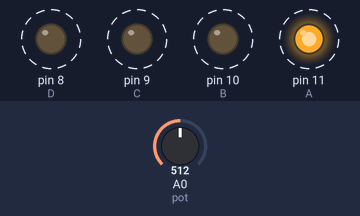
Simulated run of this sketch. Board: Arduino Uno, built with avr-gcc and run on an emulated ATmega328P. Shown: output pins drawn as LEDs (lit = HIGH). Dashed ring = blinking. Inputs (shaded band) come from the test bench; at power-on: A0 (pot) = 512.

Above: at 1.25 s.
1.3 s: A0 (pot) set to 0
At 2.3 s:
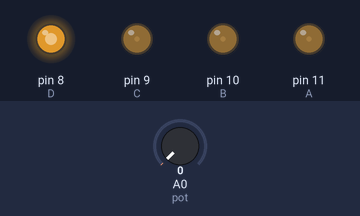
3.1 s: A0 (pot) set to 4
4.6 s: A0 (pot) set to 7
At 4.86 s:
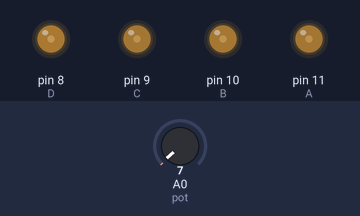
7.6 s: A0 (pot) set to 122
At 7.77 s:
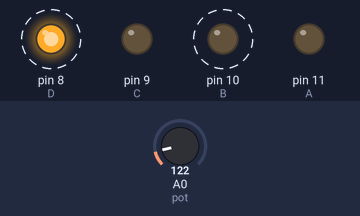
Timing chart, 0 to 11.6 s (numbered marks = the images above; inputs shaded):
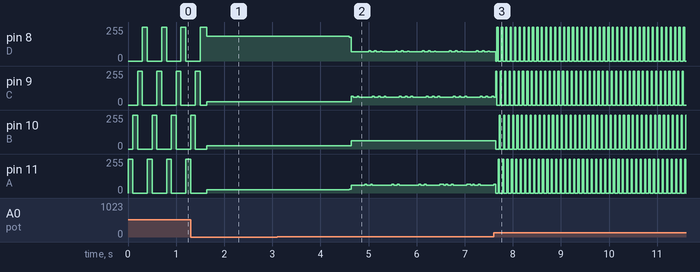

The sketch:

MOTOR_A_PASOS.ino
```cpp
int A= 11;
int B= 10;
int C= 9;
int D= 8;
int pot= A0;
float tiempo, t;
void setup() {
pinMode(A, OUTPUT);
pinMode(B, OUTPUT);
pinMode(C, OUTPUT);
pinMode(D, OUTPUT);

}

 void paso1(){
    digitalWrite(A, HIGH);
    digitalWrite(B, LOW);
    digitalWrite(C, LOW);
    digitalWrite(D, LOW);

  }

 void paso2(){
   digitalWrite(A, LOW);
   digitalWrite(B, HIGH);
   digitalWrite(C, LOW);
   digitalWrite(D, LOW);

   }
 void paso3() {
  digitalWrite(A, LOW);
  digitalWrite(B, LOW);
  digitalWrite(C, HIGH);
  digitalWrite(D, LOW);

 }
 void paso4(){
  digitalWrite(A, LOW);
  digitalWrite(B, LOW);
  digitalWrite(C, LOW);
  digitalWrite(D, HIGH);

}
void loop() {
 tiempo=analogRead (pot);
 t= map(tiempo,0,1023,0,200);
 paso1 ();
 delay(t);
 paso2 ();
 delay(t);
 paso3 ();
 delay(t);
 paso4 ();
 delay(t);
  }
```

Measured:
- the behaviour switches between 5 and 6 on A0 (pot) (found by bisection; images 1 and 2)
- after the input at 3.1 s, every drawn part: stays the same
- after the input at 4.6 s, pin 9 (C): 23/255 → 65/255 at once, then repeats every 0.56 s: 59/255 0.08 s, 65/255 0.04 s, 59/255 0.28 s, 65/255 0.04 s, 59/255 0.08 s, 65/255 0.04 s; pin 10 (B): 23/255 → 61/255 at once
- after the input at 7.6 s, pin 10 (B): alternates 255/255 for 0.02 s and 0/255 for 0.07 s, starting after 0.05 s
- by itself, pin 8 (D): alternates 255/255 for 0.02 s and 0/255 for 0.07 s
- by itself, pin 11 (A): repeats every 0.07 s: 0/255 0.05 s, 255/255 0.02 s
